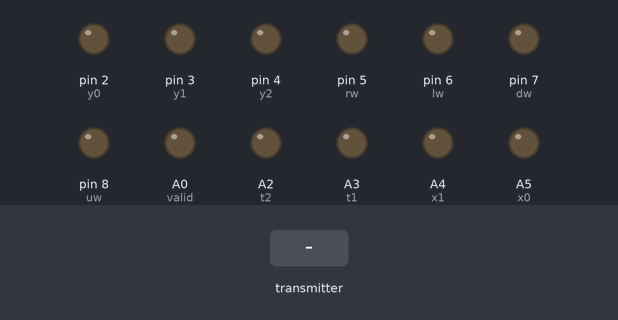
Bench run of a sketch on a simulated Arduino Uno, built with avr-gcc and run on an emulated ATmega328P. Shown: output pins drawn as LEDs (lit = HIGH). Inputs (shaded band) come from the test bench. No radio packets arrive unless stated.

Above: at 1.2 s.
1.3 s: the transmitter starts sending packet = 0
At 1.8 s:
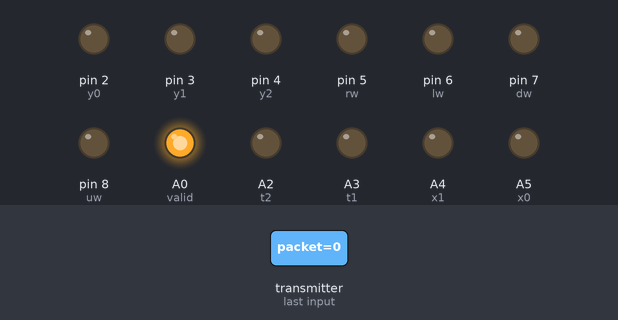
4.3 s: the transmitter starts sending packet = 256
At 4.81 s:
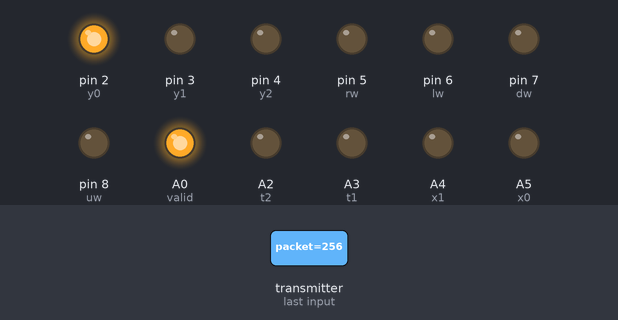
7.3 s: the transmitter starts sending packet = 512
At 7.82 s:
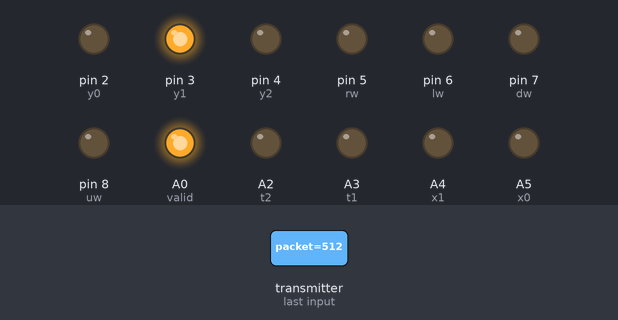
10.3 s: the transmitter starts sending packet = 1023
At 10.83 s:
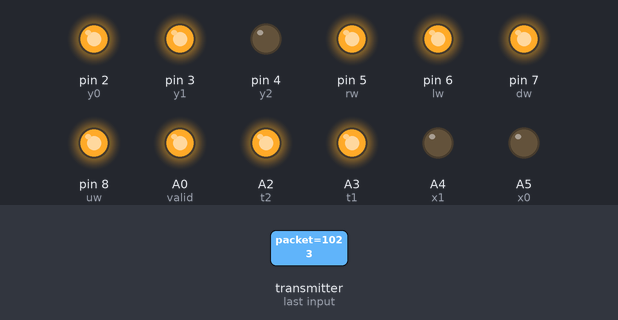
Timing chart, 0 to 13.3 s (numbered marks = the images above; inputs shaded):
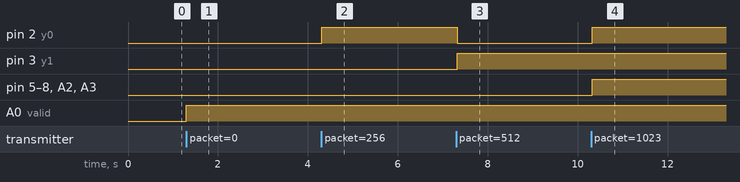

Measured:
- after the input at 1.3 s, A0 (valid): LOW → HIGH at once
- after the input at 4.3 s, pin 2 (y0): LOW → HIGH at once
- after the input at 7.3 s, pin 2 (y0): HIGH → LOW at once; pin 3 (y1): LOW → HIGH at once
- after the input at 10.3 s, pin 2 (y0), pin 5 (rw), pin 6 (lw), pin 7 (dw), pin 8 (uw), A2 (t2), A3 (t1): LOW → HIGH at once

The sketch:

final_radio_receiver.ino
```cpp
#include <SPI.h>
#include "nRF24L01.h"
#include "RF24.h"

int x0 = A5;
int x1 = A4;
int y0 = 2;
int y1 = 3;
int y2 = 4;
int rw = 5;
int lw = 6;
int dw = 7;
int uw = 8;
int t1 = A3;
int t2 = A2;
int t3 = A1;
int valid = A0;


//set up radio on 9 and 10
RF24 radio(9,10);

// Topology

// Radio pipe addresses for the 2 nodes to communicate.
const uint64_t pipes[2] = { 0x0000000022LL, 0x0000000023LL };

typedef enum { role_ping_out = 1, role_pong_back } role_e;

// The debug-friendly names of those roles
const char* role_friendly_name[] = { "invalid", "Ping out", "Pong back"};

// The role of the current running sketch
role_e role = role_pong_back;

void setup() {
  //packet setup
  pinMode(x0,OUTPUT);
  pinMode(x1,OUTPUT);
  pinMode(y0,OUTPUT);
  pinMode(y1,OUTPUT);
  pinMode(y2,OUTPUT);
  pinMode(rw,OUTPUT);
  pinMode(lw,OUTPUT);
  pinMode(dw,OUTPUT);
  pinMode(uw,OUTPUT);
  pinMode(t1,OUTPUT);
  pinMode(t2,OUTPUT);
  //pinMode(t3,OUTPUT);
  pinMode(valid,OUTPUT);
  //pinMode(valid,OUTPUT);
  digitalWrite (valid, LOW);


  Serial.begin(115200);
   //
  // Setup and configure rf radio
  //

  radio.begin();

  // optionally, increase the delay between retries & # of retries
  radio.setRetries(15,15);
  radio.setAutoAck(true);
  // set the channel
  radio.setChannel(0x50);
  // set the power
  // RF24_PA_MIN=-18dBm, RF24_PA_LOW=-12dBm, RF24_PA_MED=-6dBM, and RF24_PA_HIGH=0dBm.
  radio.setPALevel(RF24_PA_MIN);
  //RF24_250KBPS for 250kbs, RF24_1MBPS for 1Mbps, or RF24_2MBPS for 2Mbps
  radio.setDataRate(RF24_250KBPS);

  //role is role_pong_back
  radio.openWritingPipe(pipes[1]);
  radio.openReadingPipe(1, pipes[0]);

  radio.startListening();
}

void loop() {
  // if there is data ready
    if ( radio.available() ) {
      // Dump the payloads until we've gotten everything
      int packet;
      bool done = false;
      while (!done)
      {
        // Fetch the payload, and see if this was the last one.
        done = radio.read( &packet, sizeof(int) );

        // Spew it
        //printf("Got payload %lu...",got_time);

        // Delay just a little bit to let the other unit
        // make the transition to receiver
        //delay(20);
      }

      // First, stop listening so we can send packet
      //radio.stopListening();

      // Send the final one back.
      //radio.write( &packet, sizeof(int) );
      //printf("Sent response.\n\r");

      sendPacket(packet);

      // Now, resume listening so we catch the next packets.
      //radio.startListening();
    }
}

void sendPacket(int packet) {
  int x;
  int y;
  int rw;
  int lw;
  int dw;
  int uw;
  int t1;
  int t2;
  int t3;
  int done;

  x = (packet & (3 << 12)) >> 12;
  y = (packet & (7 << 8)) >> 8;
  rw = (packet & (1 << 7)) >> 7;
  lw = (packet & (1 << 6)) >> 6;
  dw = (packet & (1 << 5)) >> 5;
  uw = (packet & (1 << 4)) >> 4;
  t1 = (packet & (1 << 3)) >> 3;
  t2 = (packet & (1 << 2)) >> 2;
  t3 = (packet & (1 << 1)) >> 1;
  done = packet & 1;

  setPins(x, y, rw, lw, dw, uw, t1, t2, t3, done);
}

void setPins(int x, int y, int rwp, int lwp, int dwp, int uwp, int t1p, int t2p, int t3p, int donep) {
  if (x == 0) {
    digitalWrite(x0, LOW);
    digitalWrite(x1, LOW);
  } else if (x == 1) {
    digitalWrite(x0, HIGH);
    digitalWrite(x1, LOW);
  } else if (x == 2) {
    digitalWrite(x0, LOW);
    digitalWrite(x1, HIGH);
  } else if (x == 3) {
    digitalWrite(x0, HIGH);
    digitalWrite(x1, HIGH);
  }

  if (y == 0) {
    digitalWrite(y2, LOW);
    digitalWrite(y1, LOW);
    digitalWrite(y0, LOW);
  } else if (y == 1) {
    digitalWrite(y2, LOW);
    digitalWrite(y1, LOW);
    digitalWrite(y0, HIGH);
  } else if (y == 2) {
    digitalWrite(y2, LOW);
    digitalWrite(y1, HIGH);
    digitalWrite(y0, LOW);
  } else if (y == 3) {
    digitalWrite(y2, LOW);
    digitalWrite(y1, HIGH);
    digitalWrite(y0, HIGH);
  } else if (y == 4) {
    digitalWrite(y2, HIGH);
    digitalWrite(y1, LOW);
    digitalWrite(y0, LOW);
  }

  if (rwp) {
    digitalWrite(rw, HIGH);
  }
  else
    digitalWrite(rw, LOW);

  if (lwp)
    digitalWrite(lw, HIGH);
  else
    digitalWrite(lw, LOW);

  if (dwp)
    digitalWrite(dw, HIGH);
  else
    digitalWrite(dw, LOW);

  if (uwp)
    digitalWrite(uw, HIGH);
  else
    digitalWrite(uw, LOW);

  if (t1p)
   digitalWrite(t1, HIGH);
  else
    digitalWrite(t1, LOW);

  if (t2p)
    digitalWrite(t2, HIGH);
  else
    digitalWrite(t2, LOW);

  if (t3p)
    digitalWrite(t3, HIGH);
  else
    digitalWrite(t3, LOW);

  if (donep) {
    digitalWrite(t1, HIGH);
    digitalWrite(t2, HIGH);
    digitalWrite(t3, HIGH);
  }
  digitalWrite(valid, HIGH);
  delay(100);
  digitalWrite(valid, LOW);
}
```
